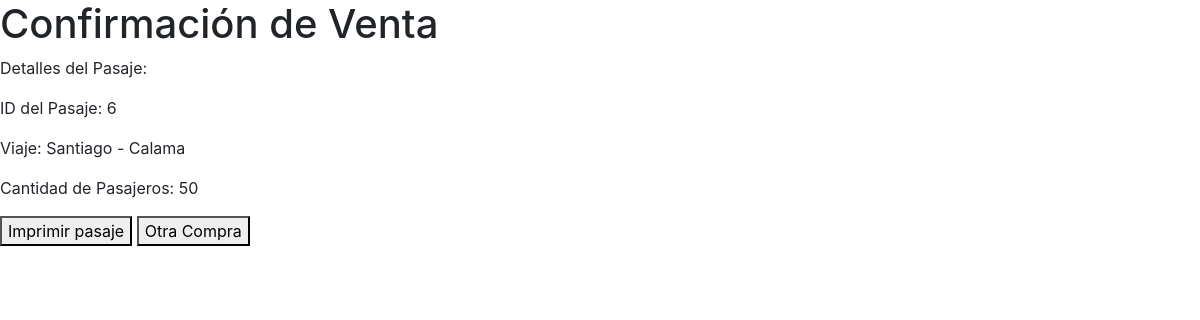
/venta_pasajes/confirmacion_venta/6/, run on the app's committed database.
### boletos/models.py (models this page shows)
class Ticket(models.Model):
    viaje = models.ForeignKey(Viaje, on_delete=models.CASCADE)
    cantidad_de_pasajeros = models.IntegerField()

class Viaje(models.Model):
    origen = models.CharField(max_length=100)
    destino = models.CharField(max_length=100)
    fecha = models.DateField()
    cantidad_de_pasajeros_disponibles = models.IntegerField()

### boletos/views.py (the view)
# urls.py: path('confirmacion_venta/<int:ticket_id>/', confirmacion_venta, name='confirmacion_venta'),
def confirmacion_venta(request, ticket_id):
    ticket = get_object_or_404(Ticket, pk=ticket_id)
    return render(request, 'confirmacion_venta.html', {'ticket': ticket})

### boletos/templates/confirmacion_venta.html (shortened to what this page needs)
<!DOCTYPE html>
<html lang="es">
<head>
    <link rel="stylesheet" href="https://stackpath.bootstrapcdn.com/bootstrap/4.3.1/css/bootstrap.min.css"
>
</head>
<body>
  <h1>Confirmación de Venta</h1>
  <p>Detalles del Pasaje:</p>
  <p>ID del Pasaje: {{ ticket.id }}</p>
  <p>Viaje: {{ ticket.viaje.origen }} - {{ ticket.viaje.destino }}</p>
  <p>Cantidad de Pasajeros: {{ ticket.cantidad_de_pasajeros }}</p>
  <button onclick="window.print()">Imprimir pasaje</button>
  <a href="{% url 'calendario_ofertas'%}" ><button>Otra Compra</button></a>
</body>
</html>

### data on the page
Ticket: id "6", viaje.origen "Santiago", viaje.destino "Calama", cantidad_de_pasajeros "50"
